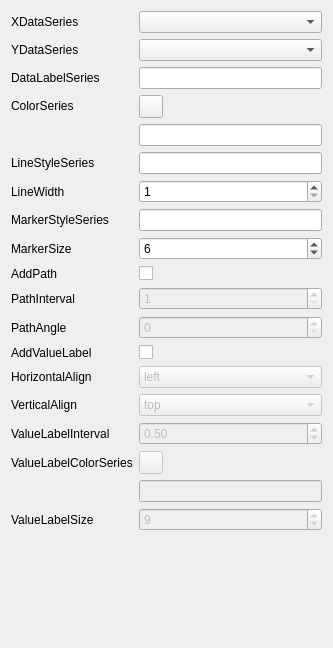
<?xml version="1.0" encoding="UTF-8"?>
<ui version="4.0">
 <class>Form</class>
 <widget class="QWidget" name="Form">
  <property name="geometry">
   <rect>
    <x>0</x>
    <y>0</y>
    <width>333</width>
    <height>648</height>
   </rect>
  </property>
  <property name="windowTitle">
   <string>Form</string>
  </property>
  <layout class="QVBoxLayout" name="verticalLayout">
   <item>
    <layout class="QFormLayout" name="formLayout">
     <item row="0" column="0">
      <widget class="QLabel" name="x_series_label">
       <property name="minimumSize">
        <size>
         <width>100</width>
         <height>0</height>
        </size>
       </property>
       <property name="maximumSize">
        <size>
         <width>76</width>
         <height>16777215</height>
        </size>
       </property>
       <property name="text">
        <string>XDataSeries</string>
       </property>
      </widget>
     </item>
     <item row="0" column="1">
      <widget class="QComboBox" name="x_series_combo"/>
     </item>
     <item row="1" column="0">
      <widget class="QLabel" name="y_series_label">
       <property name="text">
        <string>YDataSeries</string>
       </property>
      </widget>
     </item>
     <item row="1" column="1">
      <widget class="QComboBox" name="y_series_combo"/>
     </item>
     <item row="2" column="0">
      <widget class="QLabel" name="label">
       <property name="text">
        <string>DataLabelSeries</string>
       </property>
      </widget>
     </item>
     <item row="2" column="1">
      <widget class="QLineEdit" name="data_label_line"/>
     </item>
     <item row="3" column="0">
      <widget class="QLabel" name="label_11">
       <property name="maximumSize">
        <size>
         <width>16777215</width>
         <height>21</height>
        </size>
       </property>
       <property name="text">
        <string>ColorSeries</string>
       </property>
      </widget>
     </item>
     <item row="3" column="1">
      <widget class="QToolButton" name="line_color_series_btn">
       <property name="text">
        <string/>
       </property>
      </widget>
     </item>
     <item row="4" column="1">
      <widget class="QLineEdit" name="line_color_series_line"/>
     </item>
     <item row="19" column="1">
      <spacer name="verticalSpacer">
       <property name="orientation">
        <enum>Qt::Orientation::Vertical</enum>
       </property>
       <property name="sizeHint" stdset="0">
        <size>
         <width>20</width>
         <height>40</height>
        </size>
       </property>
      </spacer>
     </item>
     <item row="5" column="1">
      <widget class="QLineEdit" name="line_type_series_line"/>
     </item>
     <item row="5" column="0">
      <widget class="QLabel" name="label_9">
       <property name="text">
        <string>LineStyleSeries</string>
       </property>
      </widget>
     </item>
     <item row="6" column="1">
      <widget class="QSpinBox" name="line_width_spin">
       <property name="minimum">
        <number>1</number>
       </property>
      </widget>
     </item>
     <item row="6" column="0">
      <widget class="QLabel" name="label_3">
       <property name="text">
        <string>LineWidth</string>
       </property>
      </widget>
     </item>
     <item row="7" column="1">
      <widget class="QLineEdit" name="line_marker_series_line"/>
     </item>
     <item row="7" column="0">
      <widget class="QLabel" name="label_13">
       <property name="text">
        <string>MarkerStyleSeries</string>
       </property>
      </widget>
     </item>
     <item row="8" column="1">
      <widget class="QSpinBox" name="line_marker_size_spin">
       <property name="minimum">
        <number>1</number>
       </property>
       <property name="value">
        <number>6</number>
       </property>
      </widget>
     </item>
     <item row="8" column="0">
      <widget class="QLabel" name="label_2">
       <property name="text">
        <string>MarkerSize</string>
       </property>
      </widget>
     </item>
     <item row="9" column="1">
      <widget class="QCheckBox" name="line_path_check">
       <property name="text">
        <string/>
       </property>
      </widget>
     </item>
     <item row="9" column="0">
      <widget class="QLabel" name="label_4">
       <property name="text">
        <string>AddPath</string>
       </property>
      </widget>
     </item>
     <item row="10" column="1">
      <widget class="QSpinBox" name="line_path_interval_spin">
       <property name="enabled">
        <bool>false</bool>
       </property>
       <property name="minimum">
        <number>1</number>
       </property>
      </widget>
     </item>
     <item row="10" column="0">
      <widget class="QLabel" name="label_5">
       <property name="text">
        <string>PathInterval</string>
       </property>
      </widget>
     </item>
     <item row="11" column="1">
      <widget class="QSpinBox" name="line_path_angle_spin">
       <property name="enabled">
        <bool>false</bool>
       </property>
       <property name="maximum">
        <number>360</number>
       </property>
      </widget>
     </item>
     <item row="11" column="0">
      <widget class="QLabel" name="label_6">
       <property name="text">
        <string>PathAngle</string>
       </property>
      </widget>
     </item>
     <item row="12" column="1">
      <widget class="QCheckBox" name="line_value_label_check">
       <property name="text">
        <string/>
       </property>
      </widget>
     </item>
     <item row="12" column="0">
      <widget class="QLabel" name="label_10">
       <property name="text">
        <string>AddValueLabel</string>
       </property>
      </widget>
     </item>
     <item row="13" column="1">
      <widget class="QComboBox" name="line_value_label_horiz_pos_combo">
       <property name="enabled">
        <bool>false</bool>
       </property>
       <item>
        <property name="text">
         <string>left</string>
        </property>
       </item>
       <item>
        <property name="text">
         <string>center</string>
        </property>
       </item>
       <item>
        <property name="text">
         <string>right</string>
        </property>
       </item>
      </widget>
     </item>
     <item row="13" column="0">
      <widget class="QLabel" name="label_21">
       <property name="text">
        <string>HorizontalAlign</string>
       </property>
      </widget>
     </item>
     <item row="14" column="1">
      <widget class="QComboBox" name="line_value_label_vertic_pos_combo">
       <property name="enabled">
        <bool>false</bool>
       </property>
       <item>
        <property name="text">
         <string>top</string>
        </property>
       </item>
       <item>
        <property name="text">
         <string>center</string>
        </property>
       </item>
       <item>
        <property name="text">
         <string>bottom</string>
        </property>
       </item>
      </widget>
     </item>
     <item row="14" column="0">
      <widget class="QLabel" name="label_7">
       <property name="text">
        <string>VerticalAlign</string>
       </property>
      </widget>
     </item>
     <item row="15" column="1">
      <widget class="QDoubleSpinBox" name="line_value_label_interval_spin">
       <property name="enabled">
        <bool>false</bool>
       </property>
       <property name="decimals">
        <number>2</number>
       </property>
       <property name="maximum">
        <double>100.000000000000000</double>
       </property>
       <property name="singleStep">
        <double>0.100000000000000</double>
       </property>
       <property name="value">
        <double>0.500000000000000</double>
       </property>
      </widget>
     </item>
     <item row="15" column="0">
      <widget class="QLabel" name="label_22">
       <property name="text">
        <string>ValueLabelInterval</string>
       </property>
      </widget>
     </item>
     <item row="16" column="1">
      <widget class="QToolButton" name="line_value_label_color_series_btn">
       <property name="enabled">
        <bool>false</bool>
       </property>
       <property name="text">
        <string/>
       </property>
      </widget>
     </item>
     <item row="16" column="0">
      <widget class="QLabel" name="label_23">
       <property name="text">
        <string>ValueLabelColorSeries</string>
       </property>
      </widget>
     </item>
     <item row="17" column="1">
      <widget class="QLineEdit" name="line_value_label_color_series_line">
       <property name="enabled">
        <bool>false</bool>
       </property>
      </widget>
     </item>
     <item row="18" column="1">
      <widget class="QSpinBox" name="line_value_label_size_spin">
       <property name="enabled">
        <bool>false</bool>
       </property>
       <property name="value">
        <number>9</number>
       </property>
      </widget>
     </item>
     <item row="18" column="0">
      <widget class="QLabel" name="label_24">
       <property name="text">
        <string>ValueLabelSize</string>
       </property>
      </widget>
     </item>
    </layout>
   </item>
  </layout>
 </widget>
 <resources/>
 <connections/>
</ui>
